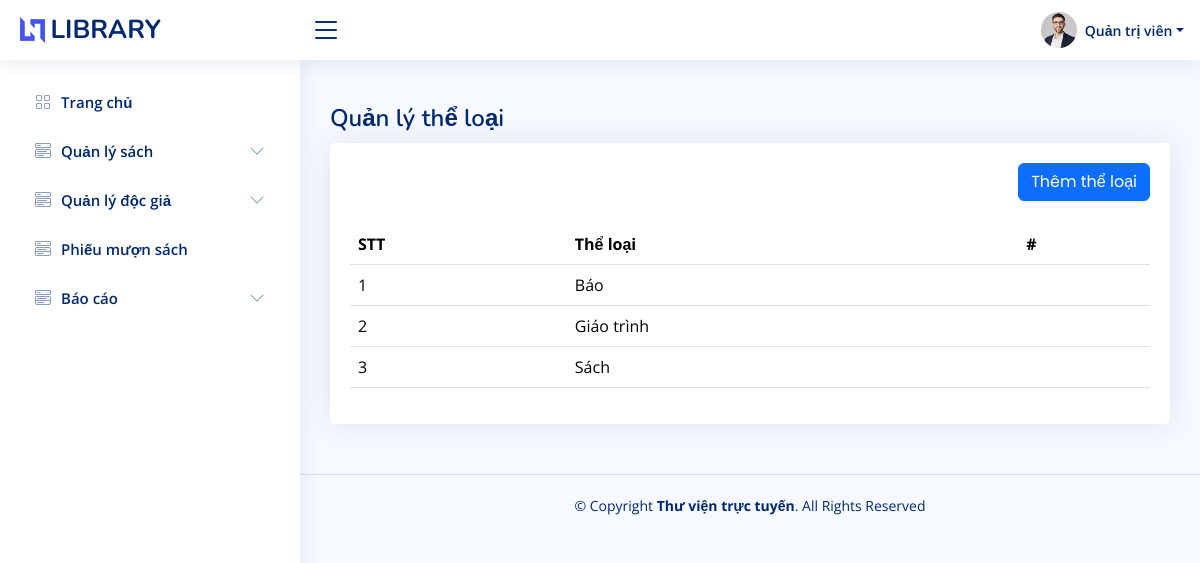
The page /quanlytheloai.php (signed in) on the database its author committed.
### tables this page shows
CREATE TABLE `category` (
  `id_category` int NOT NULL,
  `ten` varchar(255) NOT NULL
);

### quanlytheloai.php (the view, shortened to what this page needs)
<!DOCTYPE html>
<html lang="en">
<head>
  <?php require_once "./includes/linkcss.php"; ?>
  <link rel="stylesheet" href="assets/css/quanlysach.css">
</head>
<body>
  <?php require_once "./includes/navbar.php"; ?>
  <?php require_once "./includes/sidebar.php"; ?>
  <main id="main" class="main">
    <div class="pagetitle">
      <h1>Quản lý thể loại</h1>
    </div>
    <section class="section">
      <div class="row">
        <div class="col-lg-12">
          <div class="card">
            <div class="card-body">
              <div class="card-title">
                <button type="button" class="btn btn-primary" data-bs-toggle="modal" data-bs-target="#modal-tao">
                  Thêm thể loại
                </button>
              </div>
              <table class="table datatable align-middle">
                <thead>
                  <tr>
                    <th>STT</th>
                    <th>Thể loại</th>
                    <th>#</th>
                  </tr>
                </thead>
                <tbody>
                  <?php
                  $sql = "SELECT * FROM category";
                  global $conn;
                  $result = $conn->query($sql);
                  if ($result->num_rows > 0) {
                    $i = 1;
                    while ($row = $result->fetch_assoc()) {
                      echo "<tr>";
                      echo "<td>" . $i++ . "</td>";
                      echo "<td>" . $row['ten'] . "</td>";
                      echo "<td></td>";
                      echo "</tr>";
                    }
                  }
                  ?>
                </tbody>
              </table>
            </div>
          </div>
        </div>
      </div>
    </section>
  </main>
  <footer id="footer" class="footer">
    <div class="copyright">
      &copy; Copyright <strong><span><?php echo WEB_NAME ?></span></strong>. All Rights Reserved
    </div>
  </footer>
</body>
</html>

### assets/css/style.css (style rules this page uses)
:root { scroll-behavior: smooth; }
body { font-family: "Open Sans", sans-serif; background: #f6f9ff; color: #444444; }
h1, h2, h3, h4, h5, h6 { font-family: "Nunito", sans-serif; }
#main { margin-top: 60px; padding: 20px 30px; transition: all 0.3s; }
.pagetitle { margin-bottom: 10px; }
.pagetitle h1 { font-size: 24px; margin-bottom: 0; font-weight: 600; color: #012970; }
.card { margin-bottom: 30px; border: none; border-radius: 5px; box-shadow: 0px 0 30px rgba(1, 41, 112, 0.1); }
.card-title { padding: 20px 0 15px 0; font-size: 18px; font-weight: 500; color: #012970; font-family: "Poppins", sans-serif; }
.card-body { padding: 0 20px 20px 20px; }
.btn { height: fit-content; }
@media (min-width: 1200px) { #main, #footer { margin-left: 300px; } }
.footer { padding: 20px 0; font-size: 14px; transition: all 0.3s; border-top: 1px solid #cddfff; }
.footer .copyright { text-align: center; color: #012970; }

### assets/css/quanlysach.css (style rules this page uses)
.card-title { display: flex; justify-content: flex-end; }

### rows shown on the page
category: ten "Báo"
category: ten "Giáo trình"
category: ten "Sách"

### other values the page prints
$_SESSION['user']['fullname'] "Quản trị viên"
WEB_NAME "Thư viện trực tuyến"
